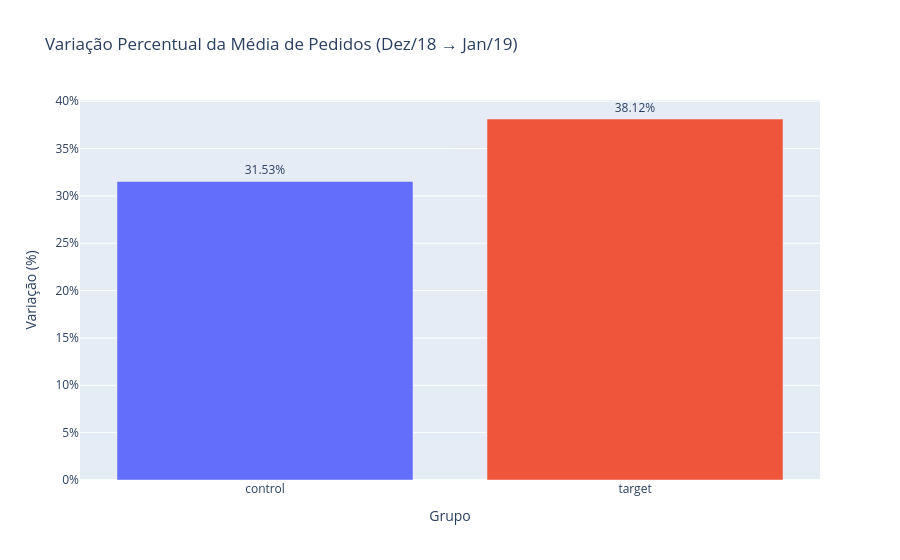
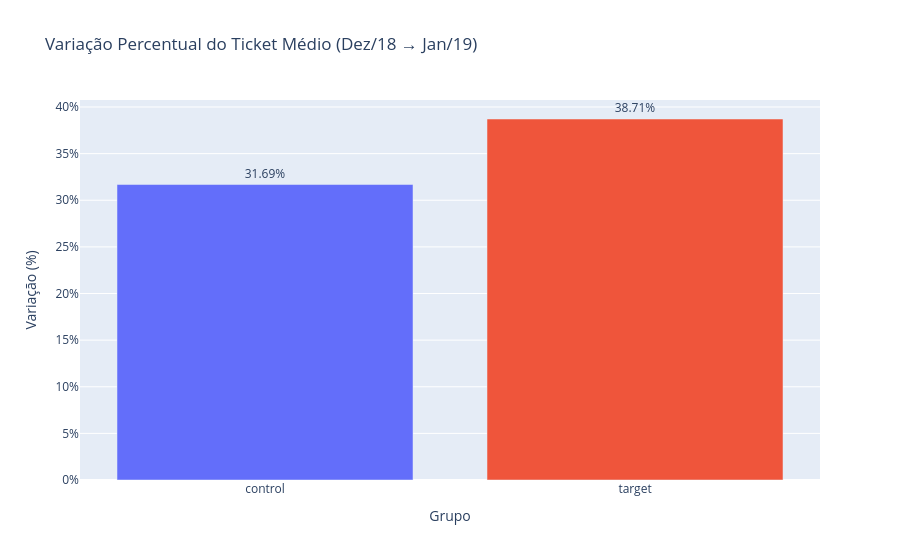

Notebook source saved alongside these figures, in order:
### Code cell
import plotly.express as px

#Lendo a tabela order_clean
order_clean = pd.read_parquet("../data/order_clean.parquet")
display(ab_test_clean.head())
display(ab_test_clean.info())

min_date = order_clean['order_created_at'].min()
max_date = order_clean['order_created_at'].max()
print(min_date, max_date)

common_ids = set(consumer_merge['customer_id']) & set(order_clean['customer_id'])
print(f"Número de IDs em comum: {len(common_ids)}")
print(f"Total na tabela consumer: {consumer_merge['customer_id'].nunique()}")
print(f"Total na tabela order: {order_clean['customer_id'].nunique()}")

order_clean['ano_mes_created_at'] = order_clean['ano_mes_created_at'].astype(str)

#Calculando o número de pedidos e ticket medio por customer_id
order_customer_id = order_clean.groupby(['customer_id', 'ano_mes_created_at'])['order_id'].count().reset_index()
order_customer_id.rename(columns={'order_id': 'qtd_pedidos'}, inplace=True)

ticket_medio_customer_id = order_clean.groupby(['customer_id', 'ano_mes_created_at'])['order_total_amount'].sum().reset_index()

#Fazendo o merge entre as tabelas order_clean e consumer_merge para trazer o is_target
order_customer = consumer_merge.merge(order_customer_id, on='customer_id', how='left')

ticket_merge = consumer_merge.merge(ticket_medio_customer_id, on='customer_id', how='left')

#Preenchendo nulos com zero (usuários sem pedidos)
order_customer['qtd_pedidos'].fillna(0, inplace=True)

ticket_medio_customer_id['order_total_amount'].fillna(0, inplace=True)

#Calculando a média por grupo de consumers
average_order = order_customer.groupby(['is_target', 'ano_mes_created_at'])['qtd_pedidos'].mean()

ticket_medio = ticket_merge.groupby(['is_target', 'ano_mes_created_at'])['order_total_amount'].mean()

display(average_order)
display(ticket_medio)

#Transformando as séries em DataFrames, fazendo o pivot
average_order_df = average_order.reset_index().pivot(index='ano_mes_created_at', columns='is_target', values='qtd_pedidos')

ticket_medio_df = ticket_medio.reset_index().pivot(index='ano_mes_created_at', columns='is_target', values='order_total_amount')

#Salvado o df
average_order_df.to_parquet("../data/average_order_df.parquet", index=False)

ticket_medio_df.to_parquet("../data/ticket_medio_df.parquet", index=False)

#Calculando a variação de um mês para o outro entre dez/18 e jan/19
average_order_pct = ((average_order_df.loc['2019-01'] - average_order_df.loc['2018-12']) / average_order_df.loc['2018-12']) * 100

ticket_medio_pct = ((ticket_medio_df.loc['2019-01'] - ticket_medio_df.loc['2018-12']) / ticket_medio_df.loc['2018-12']) * 100

display(average_order_pct)
display(ticket_medio_pct)

    #criação do DF
avg_order_pct_df = average_order_pct.reset_index()
avg_order_pct_df.columns = ['is_target', 'qtd_pedidos']

ticket_medio_pct_df = ticket_medio_pct.reset_index()
ticket_medio_pct_df.columns = ['is_target', 'order_total_amount']

    #Salvado o df
avg_order_pct_df.to_parquet("../data/avg_order_pct_df.parquet", index=False)

ticket_medio_pct_df.to_parquet("../data/ticket_medio_pct_df.parquet", index=False)

    #criação do gráfico
        #average_order_pct
fig3 = px.bar(
    avg_order_pct_df,
    x='is_target',
    y='qtd_pedidos',
    color='is_target',
    text='qtd_pedidos',
    title='Variação Percentual da Média de Pedidos (Dez/18 → Jan/19)',
    labels={'qtd_pedidos': 'Variação (%)', 'is_target': 'Grupo'}
)
fig3.update_traces(texttemplate='%{text:.2f}%', textposition='outside')
fig3.update_layout(showlegend=False, yaxis_ticksuffix="%")
fig3.show()

        #ticket_medio_pct
fig4 = px.bar(
    ticket_medio_pct_df,
    x='is_target',
    y='order_total_amount',
    color='is_target',
    text='order_total_amount',
    title='Variação Percentual do Ticket Médio (Dez/18 → Jan/19)',
    labels={'order_total_amount': 'Variação (%)', 'is_target': 'Grupo'}
)
fig4.update_traces(texttemplate='%{text:.2f}%', textposition='outside')
fig4.update_layout(showlegend=False, yaxis_ticksuffix="%")
fig4.show()

### Figure 1 — Plotly figure (JSON) as saved in the notebook; plotly's stock layout.template omitted (floating-point values rounded to 4 significant figures)
{"data": [{"hovertemplate": "Grupo=%{x}<br>Variação (%)=%{text}<extra></extra>", "legendgroup": "control", "marker": {"color": "#636efa", "pattern": {"shape": ""}}, "name": "control", "orientation": "v", "showlegend": true, "text": [31.53], "textposition": "outside", "texttemplate": "%{text:.2f}%", "type": "bar", "x": ["control"], "xaxis": "x", "y": [31.53], "yaxis": "y"}, {"hovertemplate": "Grupo=%{x}<br>Variação (%)=%{text}<extra></extra>", "legendgroup": "target", "marker": {"color": "#EF553B", "pattern": {"shape": ""}}, "name": "target", "orientation": "v", "showlegend": true, "text": [38.12], "textposition": "outside", "texttemplate": "%{text:.2f}%", "type": "bar", "x": ["target"], "xaxis": "x", "y": [38.12], "yaxis": "y"}], "layout": {"barmode": "relative", "legend": {"title": {"text": "Grupo"}, "tracegroupgap": 0}, "showlegend": false, "title": {"text": "Variação Percentual da Média de Pedidos (Dez/18 → Jan/19)"}, "xaxis": {"anchor": "y", "categoryarray": ["control", "target"], "categoryorder": "array", "domain": [0, 1], "title": {"text": "Grupo"}}, "yaxis": {"anchor": "x", "domain": [0, 1], "ticksuffix": "%", "title": {"text": "Variação (%)"}}}}

### Figure 2 — Plotly figure (JSON) as saved in the notebook; plotly's stock layout.template omitted (floating-point values rounded to 4 significant figures)
{"data": [{"hovertemplate": "Grupo=%{x}<br>Variação (%)=%{text}<extra></extra>", "legendgroup": "control", "marker": {"color": "#636efa", "pattern": {"shape": ""}}, "name": "control", "orientation": "v", "showlegend": true, "text": [31.69], "textposition": "outside", "texttemplate": "%{text:.2f}%", "type": "bar", "x": ["control"], "xaxis": "x", "y": [31.69], "yaxis": "y"}, {"hovertemplate": "Grupo=%{x}<br>Variação (%)=%{text}<extra></extra>", "legendgroup": "target", "marker": {"color": "#EF553B", "pattern": {"shape": ""}}, "name": "target", "orientation": "v", "showlegend": true, "text": [38.71], "textposition": "outside", "texttemplate": "%{text:.2f}%", "type": "bar", "x": ["target"], "xaxis": "x", "y": [38.71], "yaxis": "y"}], "layout": {"barmode": "relative", "legend": {"title": {"text": "Grupo"}, "tracegroupgap": 0}, "showlegend": false, "title": {"text": "Variação Percentual do Ticket Médio (Dez/18 → Jan/19)"}, "xaxis": {"anchor": "y", "categoryarray": ["control", "target"], "categoryorder": "array", "domain": [0, 1], "title": {"text": "Grupo"}}, "yaxis": {"anchor": "x", "domain": [0, 1], "ticksuffix": "%", "title": {"text": "Variação (%)"}}}}
